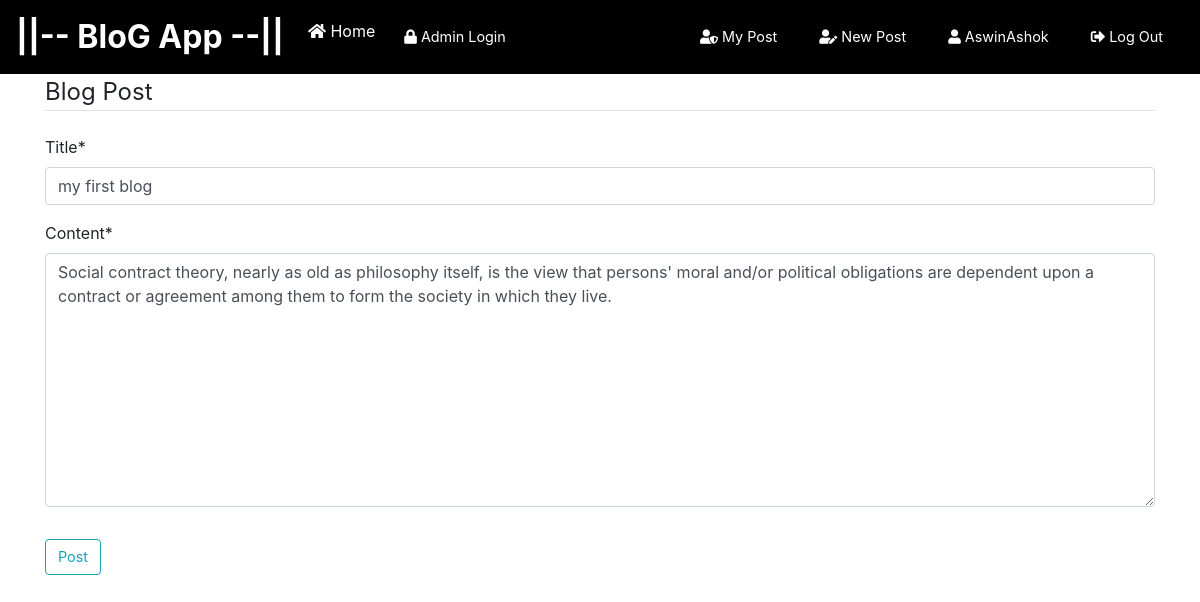
Screenshot of /post/8/update/ (signed in) with the database file from the repository.
### blog/models.py (models this page shows, shortened)
class Post(models.Model):
    title = models.CharField(max_length=100)
    content = models.TextField()
    date_posted = models.DateTimeField(default=timezone.now)
    author = models.ForeignKey(User, on_delete=models.CASCADE)

### blog/views.py (the view, shortened to what this page needs)
# urls.py: path('post/<int:pk>/update/', PostUpdateView.as_view(), name='post-update'),
class PostUpdateView(LoginRequiredMixin, UserPassesTestMixin, UpdateView):
    model = Post
    fields = ['title', 'content']
    def test_func(self):
        post = self.get_object()
        if self.request.user == post.author:
            return True
        return False

### blog/templates/blog/post_form.html (shortened to what this page needs)
{% extends "blog/base.html" %}
{% load crispy_forms_tags %}
{% block content %}
    <div class="content-section">
        <form method="POST">
            <fieldset class="form-group">
                <legend class="border-bottom mb-4">Blog Post</legend>
                {{ form|crispy }}
            </fieldset>
            <div class="form-group">
                <button class="btn btn-outline-info" type="submit">Post</button>
            </div>
        </form>
    </div>
{% endblock content %}

### blog/templates/blog/base.html (shortened to what this page needs)
<!doctype html>
<html lang="en">
  <head>
    <link rel="stylesheet" href="https://stackpath.bootstrapcdn.com/bootstrap/4.3.1/css/bootstrap.min.css">
    <link rel="stylesheet" href="https://use.fontawesome.com/releases/v5.8.1/css/all.css">
  </head>
  <body>
    <nav class="navbar navbar-expand-lg navbar-dark">
      <a class="navbar-brand" href="{% url 'blog-home' %}"></i>||-- BloG App --||</a>
      <div class="collapse navbar-collapse" id="navbarSupportedContent">
        <ul class="navbar-nav mr-auto">
          <li class="nav-item active">
            <a class="nav-link" href="{% url 'blog-home' %}"><i class="fas fa-home"></i> Home <span class="sr-only">(current)</span></a>
          </li>
          <a href="{% url 'admin-login' %}" class="btn text-white m-2"><i class="fas fa-lock"></i> Admin Login</a>
        </ul>
        {% if user.is_authenticated %}
        <a href="{% url 'user-posts' user %}" class="btn text-white m-2"><i class="fas fa-user-shield"></i> My Post</a>
        <a href="{% url 'post-create' %}" class="btn text-white m-2"><i class="fas fa-user-edit"></i> New Post</a>
        <a href="{% url 'profile' %}" class="btn text-white m-2"><i class="fas fa-user"></i> {{ user.username }}</a>
        <form action="{% url 'logout' %}" method="post" style="display:inline;">
          <button type="submit" class="btn text-white m-2">
            <i class="fas fa-sign-out-alt"></i> Log Out
          </button>
        </form>
        {% else %}
        <a href="{% url 'login' %}" class="btn text-white m-2"><i class="fas fa-user-tie"></i> Log In</a>
        <a href="{% url 'register' %}" class="btn text-white m-2"><i class="fas fa-sign-in-alt"></i> Sign Up</a>
        {% endif %}
      </div>
    </nav>
    <div class="container my-bg">
      {% block content %}
      {% endblock %}
    </div>
  </body>
</html>

### blog/templates/blog/base.html (style rules this page uses)
.navbar-brand { font-size: 2rem; font-weight: bold; }
.navbar-dark { background-color: #000 !important; }
.navbar-nav .nav-link { font-size: 1rem; color: #fff !important; }
.btn { font-size: 0.9rem; }

### rows the page displays
Post: title "my first blog", content "Social contract theory, nearly as old as philosophy itself, is the view that persons' moral and/or political obligations are dependent upon a contract or agreement among them to form the society in which they live."

### other values shown
{{ user.username }} "AswinAshok"
